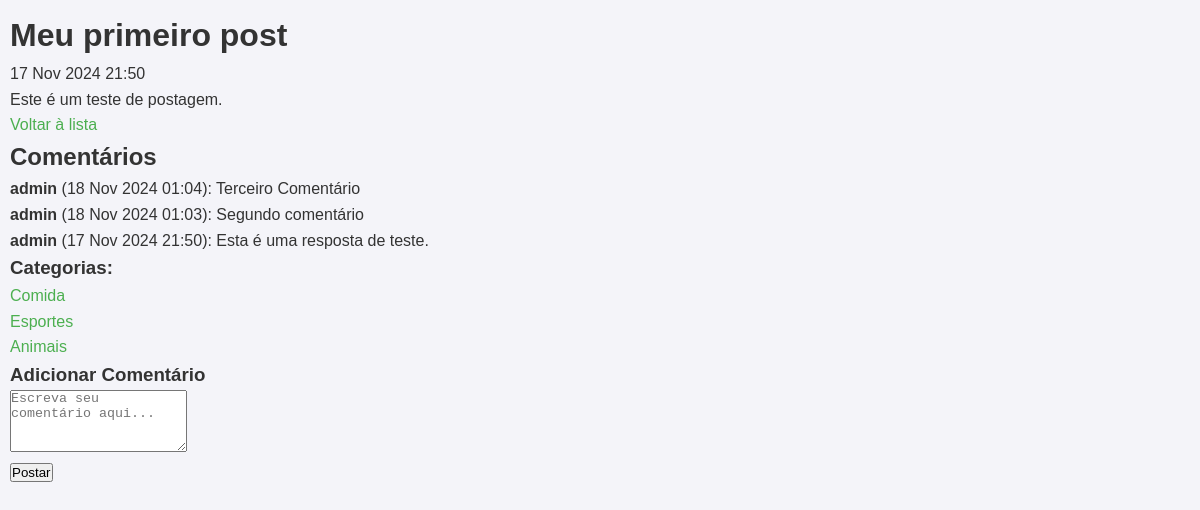
The app's page /post/1/ (signed in) with its own data.
### blog/models.py (models this page shows, shortened)
class Post(models.Model):
    title = models.CharField(max_length=200)
    content = models.TextField()
    date_posted = models.DateTimeField(auto_now_add=True)
    categories = models.ManyToManyField(Category, related_name='posts')

class Comment(models.Model):
    post = models.ForeignKey('Post', on_delete=models.CASCADE, related_name='comments')
    author = models.ForeignKey(User, on_delete=models.CASCADE)
    content = models.TextField()
    date_posted = models.DateTimeField(auto_now_add=True)

class Category(models.Model):
    name = models.CharField(max_length=100)
    description = models.TextField()

### blog/views.py (the view)
# urls.py: path('post/<int:pk>/', views.post_detail, name='post-detail'),
def post_detail(request, pk):
    post = get_object_or_404(Post, pk=pk)
    comments = post.comments.all().order_by('-date_posted')  # Busca os comentários
    categories = post.categories.all()
    if request.method == 'POST':  # Quando o formulário for enviado
        content = request.POST.get('content')
        Comment.objects.create(post=post, author=request.user, content=content)
        return redirect('post-detail', pk=post.id)
    return render(request, 'blog/post_detail.html', {'post': post, 'comments': comments, 'categories': categories})

### templates/blog/post_detail.html (shortened to what this page needs)
<!DOCTYPE html>
<html>
<head>
    {% load static %}
<link rel="stylesheet" href="{% static 'blog/styles.css' %}">
</head>
<body>
    <h1>{{ post.title }}</h1>
    <p>{{ post.date_posted|date:"d M Y H:i" }}</p>
    <div>
        {{ post.content|safe }}
    </div>
    <a href="{% url 'post-list' %}">Voltar à lista</a>
    <h2>Comentários</h2>
    <ul>
        {% for comment in comments %}
            <li>
                <strong>{{ comment.author }}</strong> ({{ comment.date_posted|date:"d M Y H:i" }}):
                {{ comment.content }}
            </li>
        {% endfor %}
    </ul>
    <h3>Categorias:</h3>
    <ul>
        {% for category in categories %}
            <li><a href="{% url 'category-posts' category.id %}">{{ category.name }}</a></li>
        {% endfor %}
    </ul>
        {% if user.is_authenticated %}
        <h3>Adicionar Comentário</h3>
        <form method="POST">
            <textarea name="content" rows="4" placeholder="Escreva seu comentário aqui..."></textarea><br>
            <button type="submit">Postar</button>
        </form>
    {% else %}
        <p>Você precisa <a href="/admin/login/">fazer login</a> para comentar.</p>
    {% endif %}
</body>
</html>

### blog/static/blog/styles.css (style rules this page uses)
* { margin: 0; padding: 0; box-sizing: border-box; }
body { font-family: Arial, sans-serif; line-height: 1.6; background-color: #f4f4f9; color: #333; padding: 10px; }
a { color: #4CAF50; text-decoration: none; }

### records on screen
Post: title "Meu primeiro post", date_posted "17 Nov 2024 21:50", content "Este é um teste de postagem."
Comment: author "admin", date_posted "18 Nov 2024 01:04", content "Terceiro Comentário"
Comment: author "admin", date_posted "18 Nov 2024 01:03", content "Segundo comentário"
Comment: author "admin", date_posted "17 Nov 2024 21:50", content "Esta é uma resposta de teste."
Category: name "Comida"
Category: name "Esportes"
Category: name "Animais"
